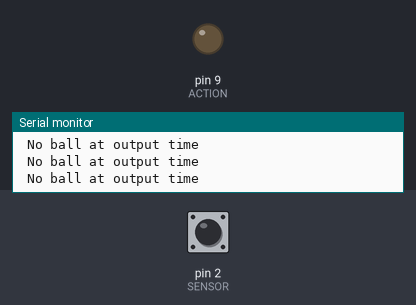
A sketch run on a simulated Arduino Uno, built with avr-gcc and run on an emulated ATmega328P. Parts: output pins drawn as LEDs (lit = HIGH), the last lines printed to the serial monitor. Dashed ring = blinking. The test bench sets the inputs (shaded band); at power-on: pin 2 (SENSOR) HIGH.

Above: at 1.2 s.
1.3 s: pin 2 (SENSOR) driven LOW
At 1.6 s:
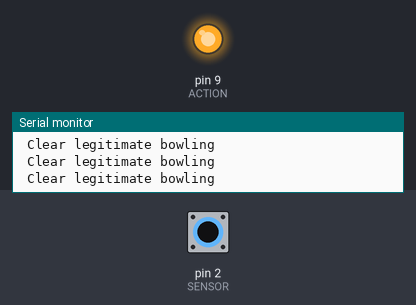
2.8 s: pin 2 (SENSOR) driven HIGH
At 3.3 s:
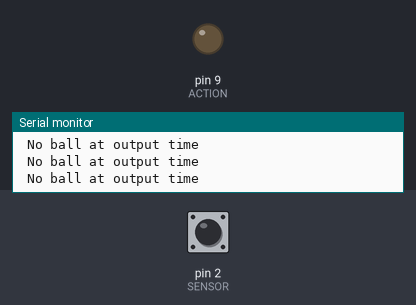
5.8 s: pin 2 (SENSOR) pulsed LOW 2 times (0.12 s each, 0.3 s apart)
At 6.18 s:
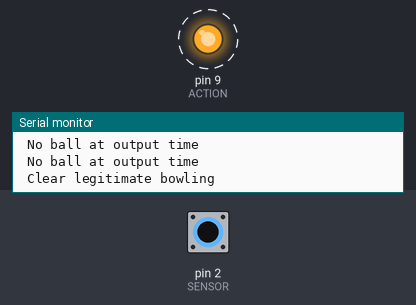
9.4 s: pin 2 (SENSOR) pulsed LOW 5 times (0.12 s each, 0.3 s apart)
At 11.1 s:
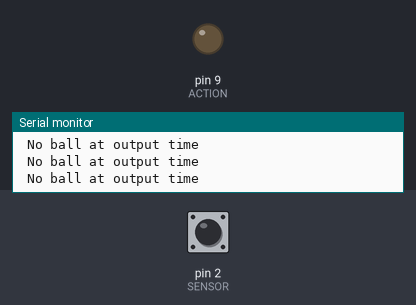
Timing chart, 0 to 12.6 s (numbered marks = the images above; inputs shaded):
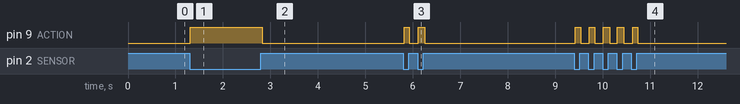

Measured:
- after the input at 1.3 s, pin 9 (ACTION): LOW → HIGH at once
- after the input at 2.8 s, pin 9 (ACTION): HIGH → LOW at once
- after the input at 5.8 s, pin 9 (ACTION): alternates HIGH for 0.12 s and LOW for 0.18 s, 4 changes in all, then stays LOW, starting at once
- after the input at 9.4 s, pin 9 (ACTION): alternates HIGH for 0.11 s and LOW for 0.18 s, 10 changes in all, then stays LOW, starting at once

The sketch:

foot-checker.ino
```cpp
#define SENSOR 2 //defines input from sensor
#define ACTION 9 //defines output to indicator or transmitted signal
void setup() {
Serial.begin(9600);
pinMode(SENSOR, INPUT_PULLUP);
pinMode(ACTION, OUTPUT);
}
void loop() {
int M =digitalRead(SENSOR);
if(M == 0){
    Serial.println(" Clear legitimate bowling");
    digitalWrite(ACTION,HIGH);
}else{
Serial.println(" No ball at output time");
     digitalWrite(ACTION,LOW);
}
delay(20);
}
```
